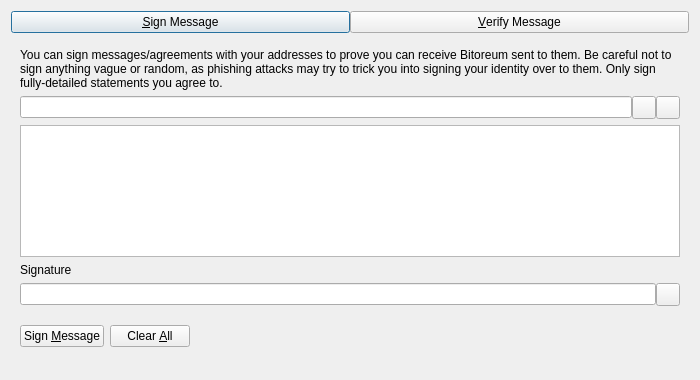
<?xml version="1.0" encoding="UTF-8"?>
<ui version="4.0">
 <class>SignVerifyMessageDialog</class>
 <widget class="QDialog" name="SignVerifyMessageDialog">
  <property name="geometry">
   <rect>
    <x>0</x>
    <y>0</y>
    <width>700</width>
    <height>380</height>
   </rect>
  </property>
  <property name="windowTitle">
   <string>Signatures - Sign / Verify a Message</string>
  </property>
  <property name="modal">
   <bool>true</bool>
  </property>
  <layout class="QVBoxLayout" name="verticalLayout">
   <item>
    <layout class="QHBoxLayout" name="horizontalLayout_Buttons_2">
     <property name="spacing">
      <number>0</number>
     </property>
     <property name="topMargin">
      <number>0</number>
     </property>
     <item>
      <widget class="QPushButton" name="btnSignMessage">
       <property name="text">
        <string>&amp;Sign Message</string>
       </property>
       <property name="checkable">
        <bool>true</bool>
       </property>
      </widget>
     </item>
     <item>
      <widget class="QPushButton" name="btnVerifyMessage">
       <property name="text">
        <string>&amp;Verify Message</string>
       </property>
       <property name="checkable">
        <bool>true</bool>
       </property>
      </widget>
     </item>
    </layout>
   </item>
   <item>
    <widget class="QStackedWidget" name="stackedWidgetSig">
     <property name="minimumSize">
      <size>
       <width>0</width>
       <height>0</height>
      </size>
     </property>
     <property name="currentIndex">
      <number>0</number>
     </property>
     <widget class="QWidget" name="pageSignMessage">
      <layout class="QVBoxLayout" name="verticalLayout_SM">
       <item>
        <widget class="QLabel" name="infoLabel_SM">
         <property name="text">
          <string>You can sign messages/agreements with your addresses to prove you can receive Bitoreum sent to them. Be careful not to sign anything vague or random, as phishing attacks may try to trick you into signing your identity over to them. Only sign fully-detailed statements you agree to.</string>
         </property>
         <property name="textFormat">
          <enum>Qt::PlainText</enum>
         </property>
         <property name="wordWrap">
          <bool>true</bool>
         </property>
        </widget>
       </item>
       <item>
        <layout class="QHBoxLayout" name="horizontalLayout_1_SM">
         <property name="spacing">
          <number>0</number>
         </property>
         <item>
          <widget class="QValidatedLineEdit" name="addressIn_SM">
           <property name="toolTip">
            <string>The Bitoreum address to sign the message with</string>
           </property>
          </widget>
         </item>
         <item>
          <widget class="QToolButton" name="addressBookButton_SM">
           <property name="toolTip">
            <string>Choose previously used address</string>
           </property>
           <property name="text">
            <string/>
           </property>
           <property name="shortcut">
            <string>Alt+A</string>
           </property>
          </widget>
         </item>
         <item>
          <widget class="QToolButton" name="pasteButton_SM">
           <property name="toolTip">
            <string>Paste address from clipboard</string>
           </property>
           <property name="text">
            <string/>
           </property>
           <property name="shortcut">
            <string>Alt+P</string>
           </property>
          </widget>
         </item>
        </layout>
       </item>
       <item>
        <widget class="QPlainTextEdit" name="messageIn_SM">
         <property name="toolTip">
          <string>Enter the message you want to sign here</string>
         </property>
        </widget>
       </item>
       <item>
        <widget class="QLabel" name="signatureLabel_SM">
         <property name="text">
          <string>Signature</string>
         </property>
         <property name="textFormat">
          <enum>Qt::PlainText</enum>
         </property>
        </widget>
       </item>
       <item>
        <layout class="QHBoxLayout" name="horizontalLayout_2_SM">
         <property name="spacing">
          <number>0</number>
         </property>
         <item>
          <widget class="QLineEdit" name="signatureOut_SM">
           <property name="readOnly">
            <bool>true</bool>
           </property>
          </widget>
         </item>
         <item>
          <widget class="QToolButton" name="copySignatureButton_SM">
           <property name="toolTip">
            <string>Copy the current signature to the system clipboard</string>
           </property>
           <property name="text">
            <string/>
           </property>
          </widget>
         </item>
        </layout>
       </item>
       <item>
        <layout class="QHBoxLayout" name="horizontalLayout_3_SM">
         <item>
          <widget class="QPushButton" name="signMessageButton_SM">
           <property name="toolTip">
            <string>Sign the message to prove you own this Bitoreum address</string>
           </property>
           <property name="text">
            <string>Sign &amp;Message</string>
           </property>
           <property name="autoDefault">
            <bool>false</bool>
           </property>
          </widget>
         </item>
         <item>
          <widget class="QPushButton" name="clearButton_SM">
           <property name="toolTip">
            <string>Reset all sign message fields</string>
           </property>
           <property name="text">
            <string>Clear &amp;All</string>
           </property>
           <property name="autoDefault">
            <bool>false</bool>
           </property>
          </widget>
         </item>
         <item>
          <spacer name="horizontalSpacer_1_SM">
           <property name="orientation">
            <enum>Qt::Horizontal</enum>
           </property>
           <property name="sizeHint" stdset="0">
            <size>
             <width>40</width>
             <height>48</height>
            </size>
           </property>
          </spacer>
         </item>
         <item>
          <widget class="QLabel" name="statusLabel_SM">
           <property name="text">
            <string/>
           </property>
           <property name="wordWrap">
            <bool>true</bool>
           </property>
          </widget>
         </item>
         <item>
          <spacer name="horizontalSpacer_2_SM">
           <property name="orientation">
            <enum>Qt::Horizontal</enum>
           </property>
           <property name="sizeHint" stdset="0">
            <size>
             <width>40</width>
             <height>48</height>
            </size>
           </property>
          </spacer>
         </item>
        </layout>
       </item>
      </layout>
     </widget>
     <widget class="QWidget" name="pageVerifyMessage">
      <layout class="QVBoxLayout" name="verticalLayout_VM">
       <item>
        <widget class="QLabel" name="infoLabel_VM">
         <property name="text">
          <string>Enter the receiver's address, message (ensure you copy line breaks, spaces, tabs, etc. exactly) and signature below to verify the message. Be careful not to read more into the signature than what is in the signed message itself, to avoid being tricked by a man-in-the-middle attack. Note that this only proves the signing party receives with the address, it cannot prove sendership of any transaction!</string>
         </property>
         <property name="textFormat">
          <enum>Qt::PlainText</enum>
         </property>
         <property name="alignment">
          <set>Qt::AlignLeading|Qt::AlignLeft|Qt::AlignTop</set>
         </property>
         <property name="wordWrap">
          <bool>true</bool>
         </property>
        </widget>
       </item>
       <item>
        <layout class="QHBoxLayout" name="horizontalLayout_1_VM">
         <property name="spacing">
          <number>0</number>
         </property>
         <item>
          <widget class="QValidatedLineEdit" name="addressIn_VM">
           <property name="toolTip">
            <string>The Bitoreum address the message was signed with</string>
           </property>
          </widget>
         </item>
         <item>
          <widget class="QToolButton" name="addressBookButton_VM">
           <property name="toolTip">
            <string>Choose previously used address</string>
           </property>
           <property name="text">
            <string/>
           </property>
           <property name="shortcut">
            <string>Alt+A</string>
           </property>
          </widget>
         </item>
        </layout>
       </item>
       <item>
        <widget class="QPlainTextEdit" name="messageIn_VM"/>
       </item>
       <item>
        <widget class="QValidatedLineEdit" name="signatureIn_VM"/>
       </item>
       <item>
        <layout class="QHBoxLayout" name="horizontalLayout_2_VM">
         <item>
          <widget class="QPushButton" name="verifyMessageButton_VM">
           <property name="toolTip">
            <string>Verify the message to ensure it was signed with the specified Bitoreum address</string>
           </property>
           <property name="text">
            <string>Verify &amp;Message</string>
           </property>
           <property name="autoDefault">
            <bool>false</bool>
           </property>
          </widget>
         </item>
         <item>
          <widget class="QPushButton" name="clearButton_VM">
           <property name="toolTip">
            <string>Reset all verify message fields</string>
           </property>
           <property name="text">
            <string>Clear &amp;All</string>
           </property>
           <property name="autoDefault">
            <bool>false</bool>
           </property>
          </widget>
         </item>
         <item>
          <spacer name="horizontalSpacer_1_VM">
           <property name="orientation">
            <enum>Qt::Horizontal</enum>
           </property>
           <property name="sizeHint" stdset="0">
            <size>
             <width>40</width>
             <height>48</height>
            </size>
           </property>
          </spacer>
         </item>
         <item>
          <widget class="QLabel" name="statusLabel_VM">
           <property name="text">
            <string/>
           </property>
           <property name="wordWrap">
            <bool>true</bool>
           </property>
          </widget>
         </item>
         <item>
          <spacer name="horizontalSpacer_2_VM">
           <property name="orientation">
            <enum>Qt::Horizontal</enum>
           </property>
           <property name="sizeHint" stdset="0">
            <size>
             <width>40</width>
             <height>48</height>
            </size>
           </property>
          </spacer>
         </item>
        </layout>
       </item>
      </layout>
     </widget>
    </widget>
   </item>
  </layout>
 </widget>
 <customwidgets>
  <customwidget>
   <class>QValidatedLineEdit</class>
   <extends>QLineEdit</extends>
   <header>qt/qvalidatedlineedit.h</header>
  </customwidget>
 </customwidgets>
 <resources>
  <include location="../bitoreum.qrc"/>
 </resources>
 <connections/>
</ui>
